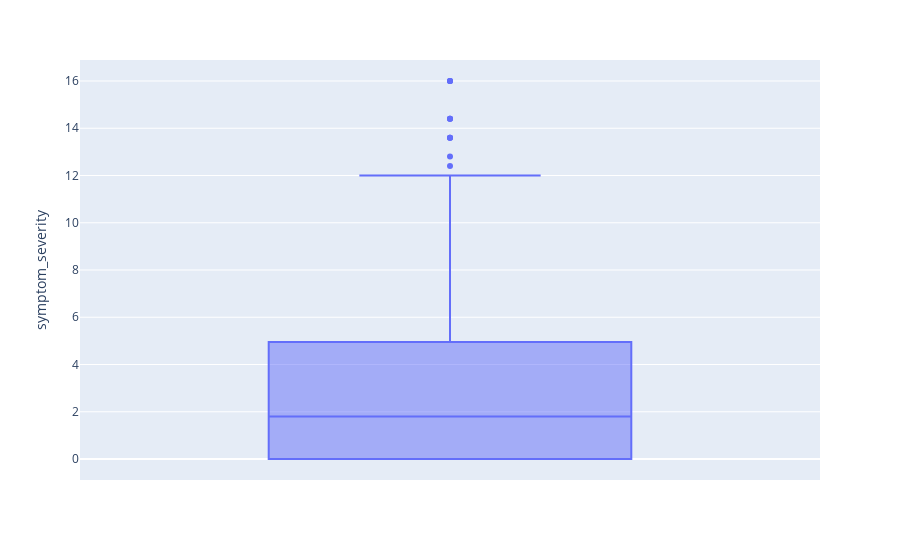

Here is the notebook cell this chart was saved with:
### Markdown cell above
#### Symptom_severity

### Code cell
fig = px.box(subset, y='symptom_severity')
fig.show()

### Figure 1 — Plotly figure (JSON) as saved in the notebook; plotly's stock layout.template omitted (floating-point values rounded to 4 significant figures; data arrays with more than 128 entries replaced by an {"elided": "..."} marker saying what was removed)
{"data": [{"alignmentgroup": "True", "hovertemplate": "symptom_severity=%{y}<extra></extra>", "legendgroup": "", "marker": {"color": "#636efa"}, "name": "", "notched": false, "offsetgroup": "", "orientation": "v", "showlegend": false, "type": "box", "x0": " ", "xaxis": "x", "y": {"elided": "297 float values"}, "y0": " ", "yaxis": "y"}], "layout": {"boxmode": "group", "legend": {"tracegroupgap": 0}, "margin": {"t": 60}, "xaxis": {"anchor": "y", "domain": [0, 1]}, "yaxis": {"anchor": "x", "domain": [0, 1], "title": {"text": "symptom_severity"}}}}
